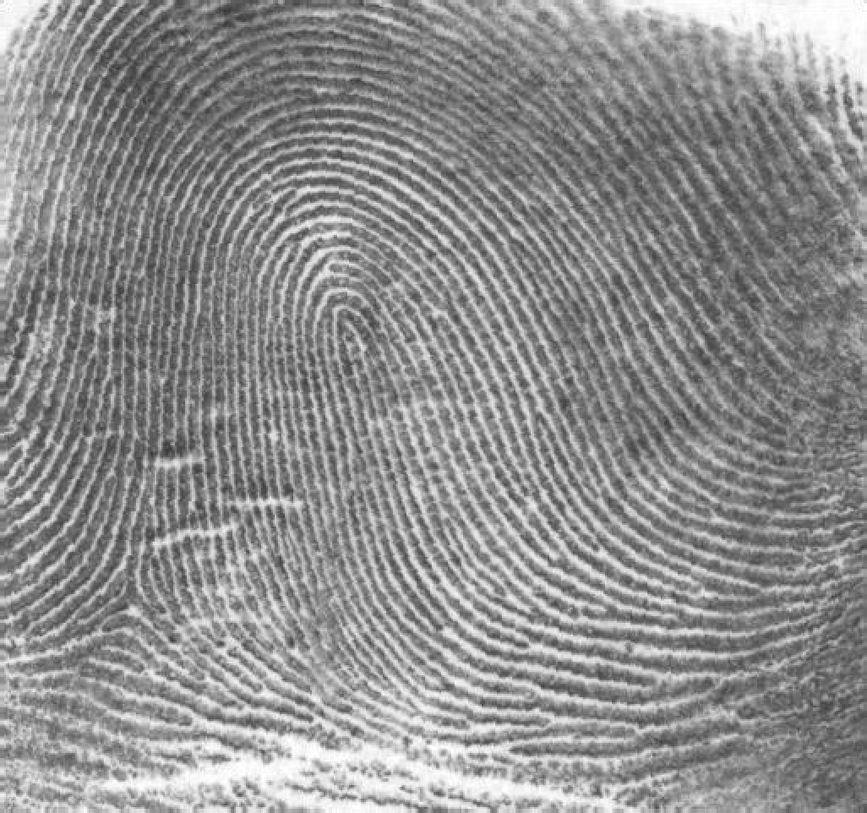
#> input picture 3.python_cv2_basis/3_image_anlysis/class1/img/pic05.tif, 867 x 813 px, shrunk from 1026 x 962 before the run, found by its file name
$ python pic05.py
#> lines starting #> are read from the running program, lines starting #| are printed output that depends on the picture; after the words box and inside, x2 and y2 are one past the last pixel; in counts of white or black regions, pixels touching at a corner belong together
import numpy as np
import cv2 as cv
import matplotlib.pyplot as plt

img = cv.imread('class1/img/pic05.tif')
#> img is the input picture: shape (813, 867, 3); min 46, max 255, mean 142.7


if len(img.shape)==3:
    img = cv.cvtColor(img , cv.COLOR_BGR2GRAY)
#> img: shape (813, 867)

laplacian_kernel = np.array([
    [0 , -1 , 0],
    [-1 , 5 , -1],
    [0 , -1 , 0]
])
sharpened = cv.filter2D(img , -1 , laplacian_kernel)

t_otsu , enhanced = cv.threshold(sharpened , 0 , 255 , cv.THRESH_BINARY + cv.THRESH_OTSU)
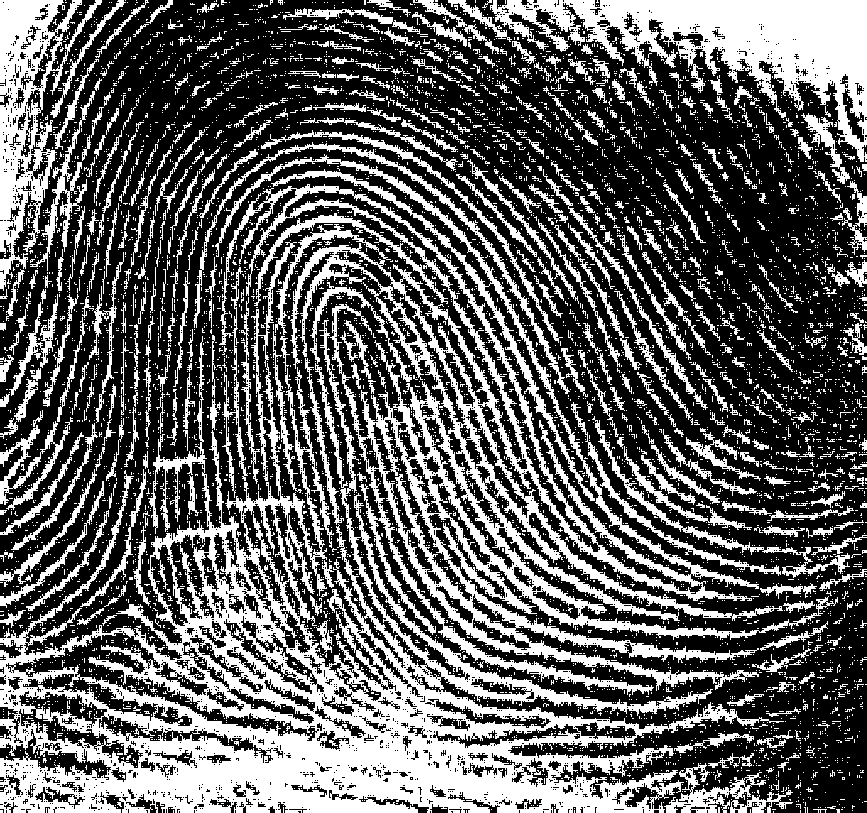
#> enhanced: shape (813, 867); 37.3% white; 7684 white regions (7205 under 20 px), largest, box (x1, y1, x2, y2) and area: (0, 242, 784, 813) 88208, (215, 154, 838, 695) 52690, (490, 0, 867, 162) 21797
#> t_otsu = 153

plt.subplot(1 , 2 , 1)
plt.imshow(img , cmap='gray')
plt.title('before')
plt.axis('off')

plt.subplot(1 , 2 , 2)
plt.imshow(enhanced , cmap='gray')
plt.title('after')
plt.axis('off')

plt.tight_layout()
plt.show()
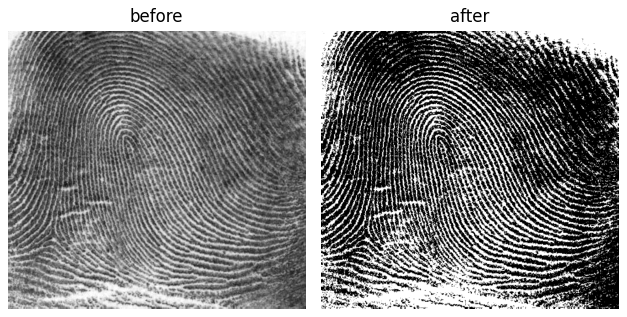
#> figure drawn by matplotlib, 2 panels

$ run again, with 3.python_cv2_basis/3_image_anlysis/class1/img/pic02.tif copied over 3.python_cv2_basis/3_image_anlysis/class1/img/pic05.tif
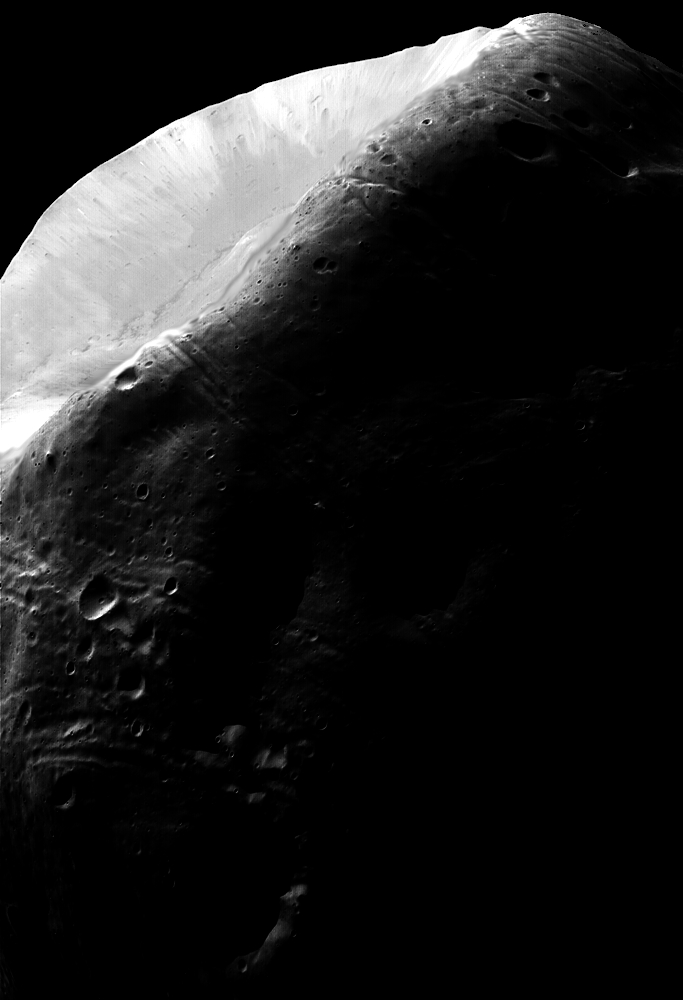
#> input picture 3.python_cv2_basis/3_image_anlysis/class1/img/pic02.tif, 683 x 1000 px, found by its file name
#> img is the input picture: shape (1000, 683, 3); min 0, max 255, mean 31.7
#> img: shape (1000, 683)
#> `t_otsu , enhanced = cv.threshold(sharpened , 0 , 255 , cv.THRESH_BINAR..`:
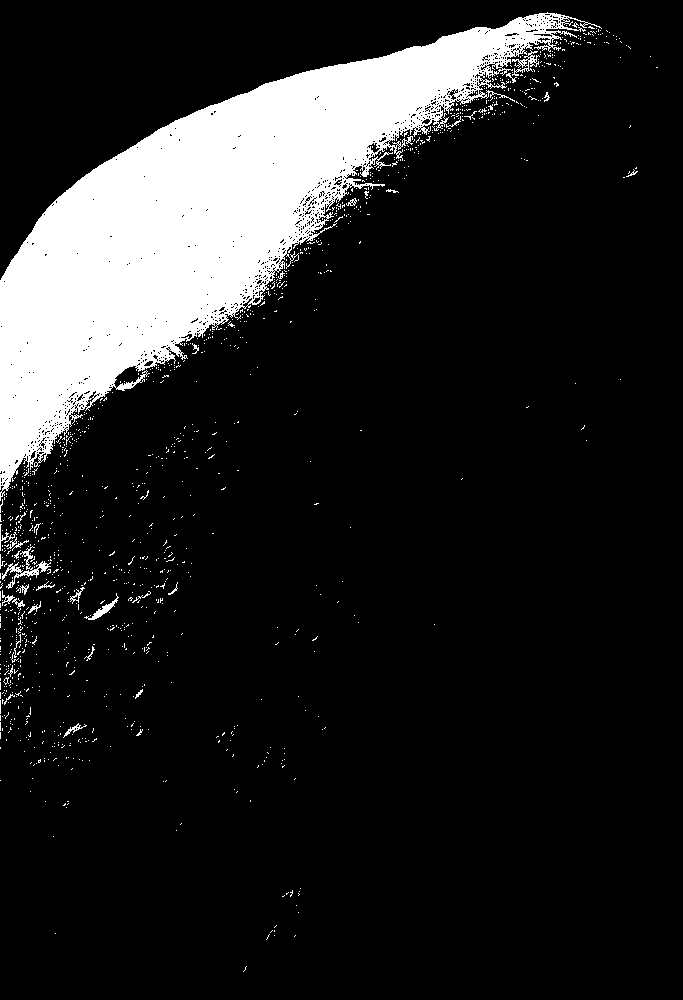
#> enhanced: shape (1000, 683); 13.5% white; 1202 white regions (1167 under 20 px), largest, box (x1, y1, x2, y2) and area: (0, 12, 602, 501) 87284, (2, 546, 51, 589) 417, (512, 50, 540, 76) 227
#> t_otsu = 104
#> `plt.show()`:
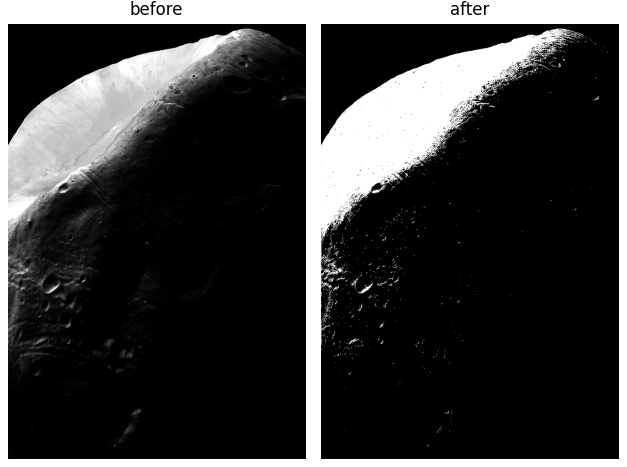
#> figure drawn by matplotlib, 2 panels

$ run again, with 3.python_cv2_basis/3_image_anlysis/class1/img/pic03.tif copied over 3.python_cv2_basis/3_image_anlysis/class1/img/pic05.tif
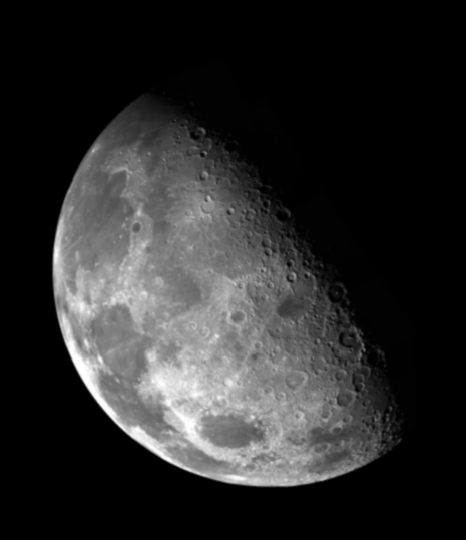
#> input picture 3.python_cv2_basis/3_image_anlysis/class1/img/pic03.tif, 466 x 540 px, found by its file name
#> img is the input picture: shape (540, 466, 3); min 0, max 254, mean 42.7
#> img: shape (540, 466)
#> `t_otsu , enhanced = cv.threshold(sharpened , 0 , 255 , cv.THRESH_BINAR..`:
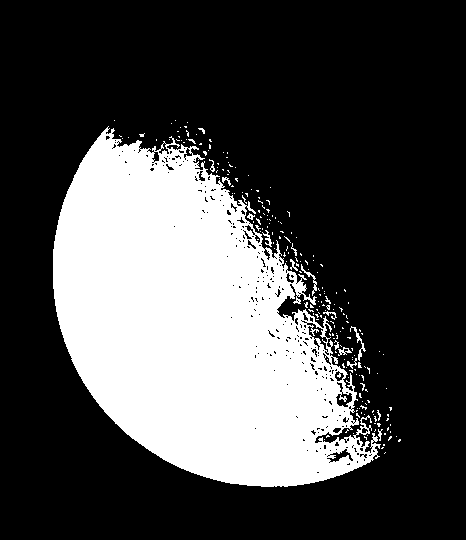
#> enhanced: shape (540, 466); 28.9% white; 216 white regions (200 under 20 px), largest, box (x1, y1, x2, y2) and area: (53, 126, 381, 487) 71229, (350, 326, 366, 361) 103, (301, 264, 317, 296) 86
#> t_otsu = 71
#> `plt.show()`:
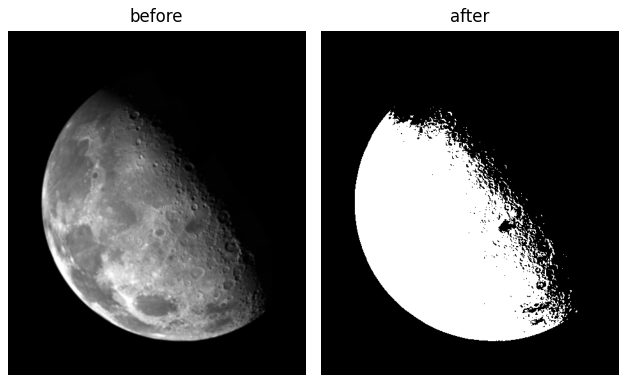
#> figure drawn by matplotlib, 2 panels

$ run again, with 3.python_cv2_basis/3_image_anlysis/class1/img/pic06.tif copied over 3.python_cv2_basis/3_image_anlysis/class1/img/pic05.tif
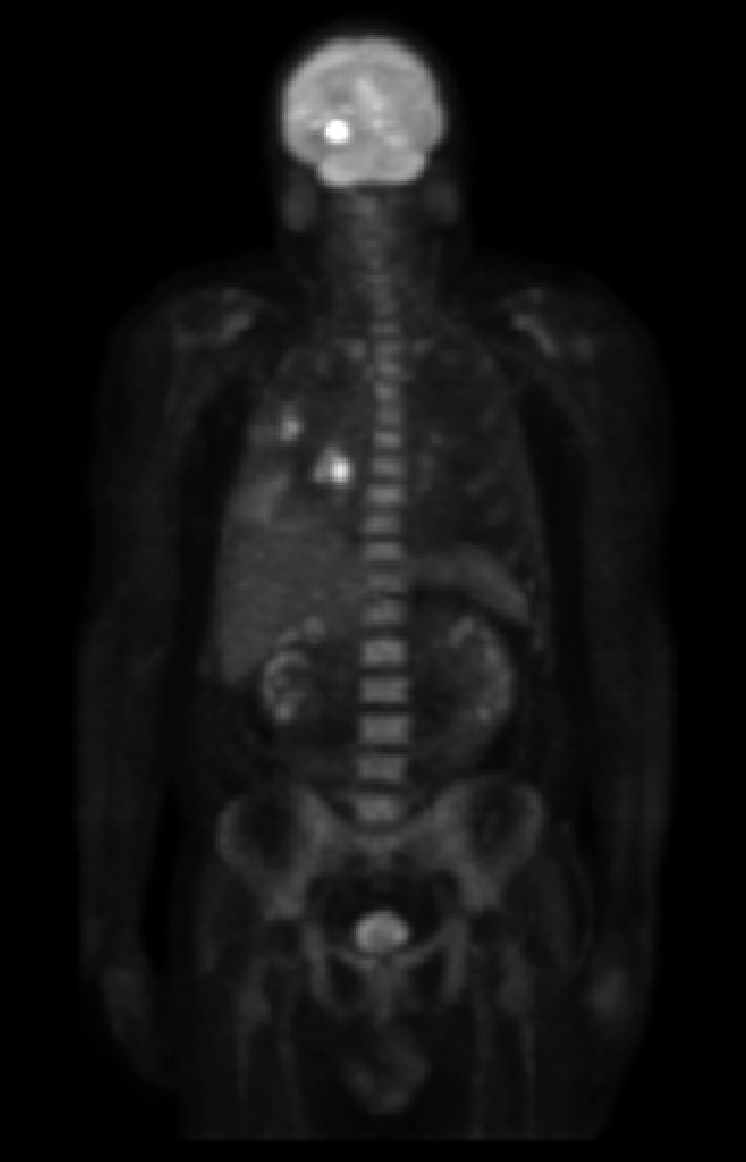
#> input picture 3.python_cv2_basis/3_image_anlysis/class1/img/pic06.tif, 746 x 1162 px, found by its file name
#> img is the input picture: shape (1162, 746, 3); min 0, max 255, mean 19.4
#> img: shape (1162, 746)
#> `t_otsu , enhanced = cv.threshold(sharpened , 0 , 255 , cv.THRESH_BINAR..`:
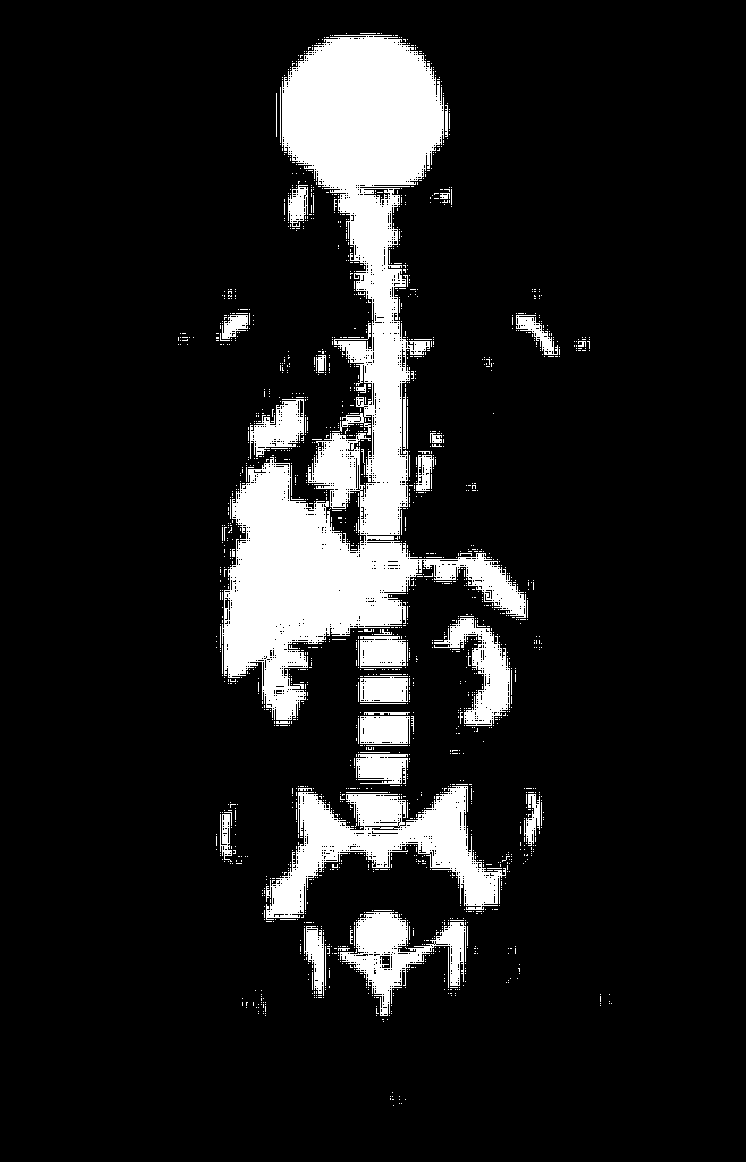
#> enhanced: shape (1162, 746); 11.7% white; 1865 white regions (1810 under 20 px), largest, box (x1, y1, x2, y2) and area: (222, 35, 526, 720) 64624, (266, 786, 506, 920) 12518, (340, 912, 466, 1016) 4884
#> t_otsu = 45
#> `plt.show()`:
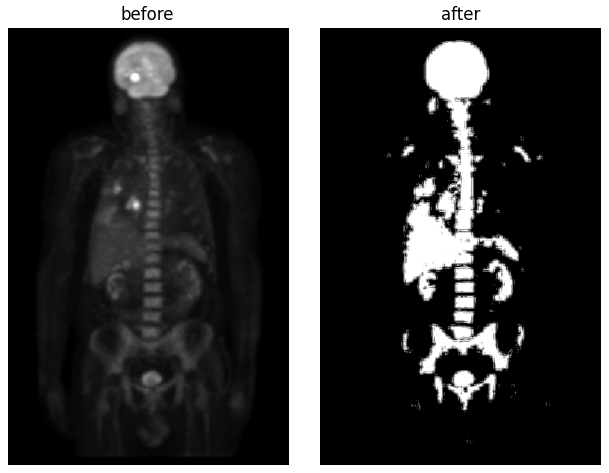
#> figure drawn by matplotlib, 2 panels
